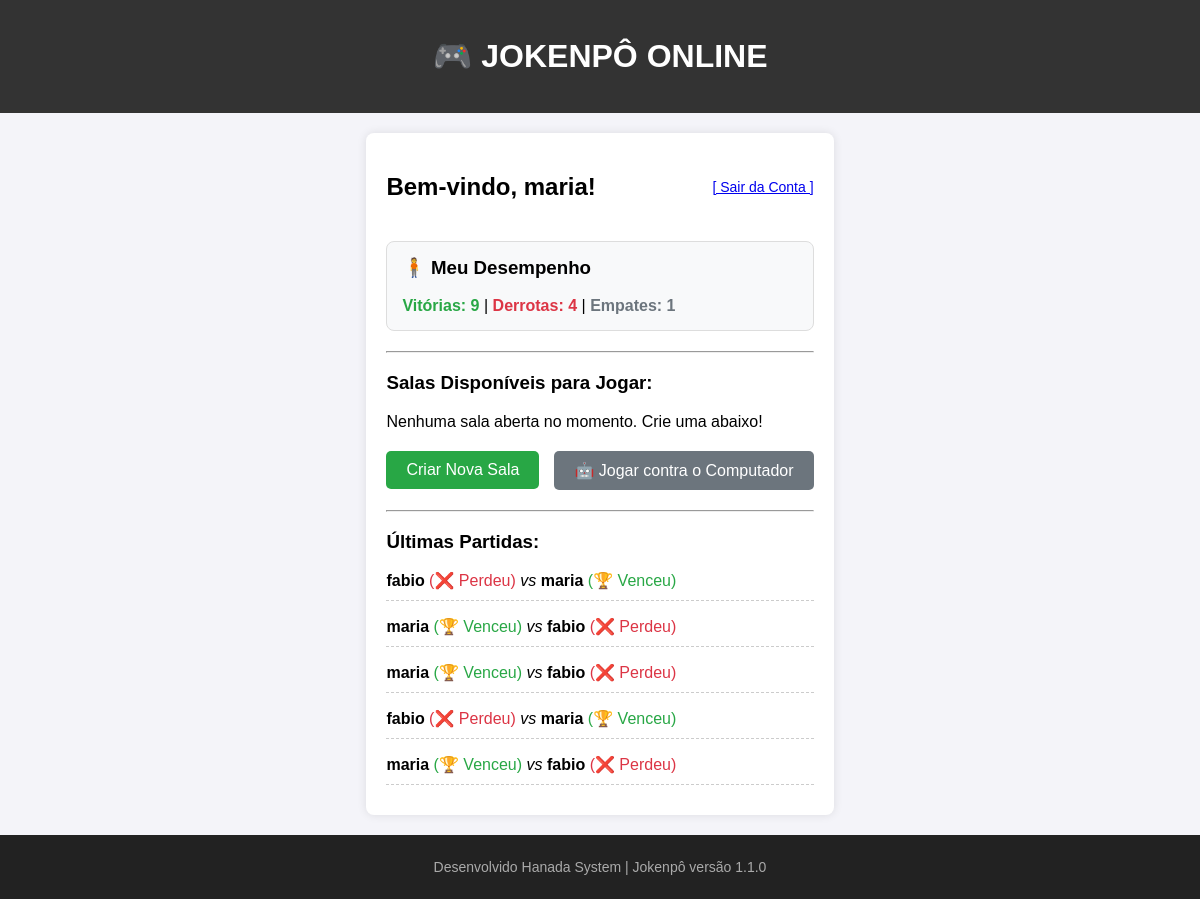
The page / (signed in) on the database as committed earlier.
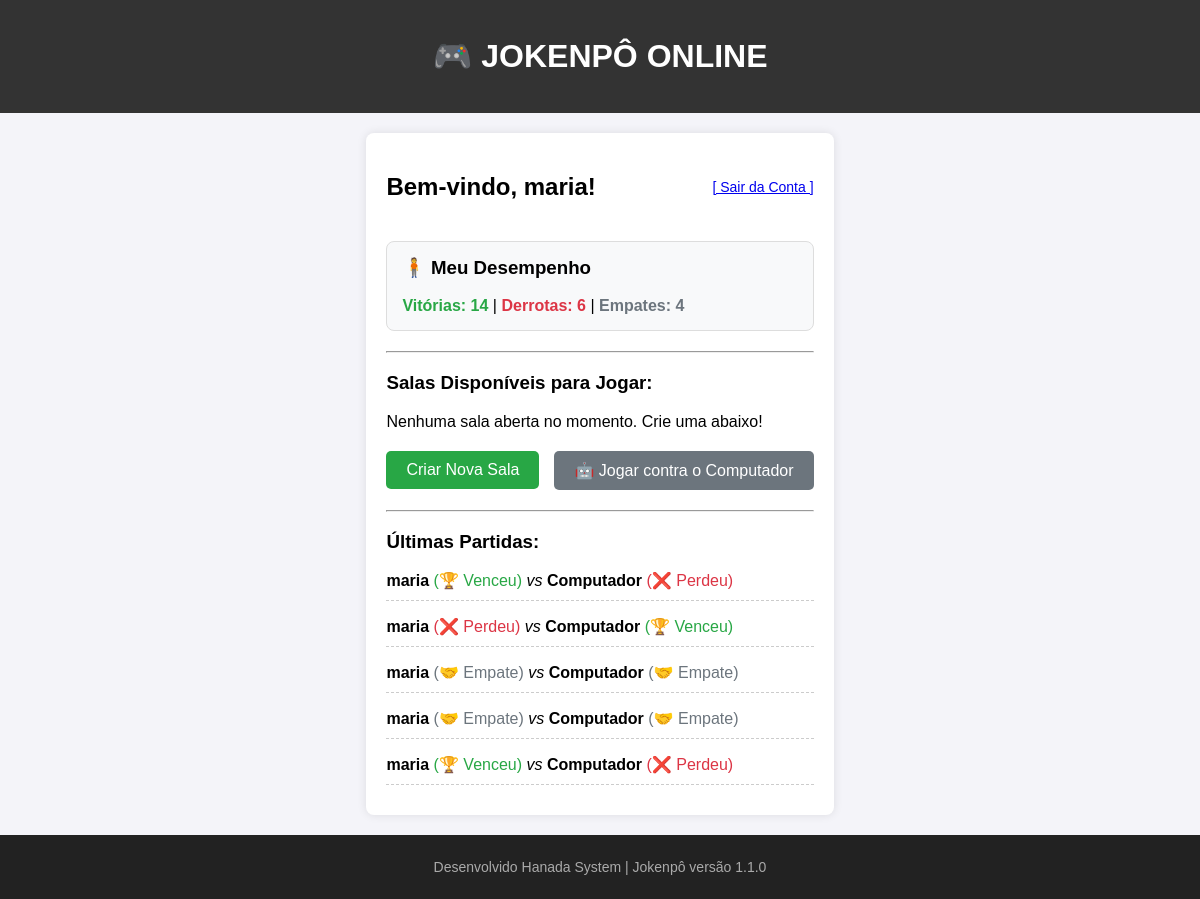
The same page on the database as committed later.
### jogo/models.py (models this page shows, shortened)
class Sala(models.Model):
    jogador1 = models.ForeignKey(User, related_name='jogos_como_j1', on_delete=models.CASCADE)
    jogador2 = models.ForeignKey(User, related_name='jogos_como_j2', on_delete=models.SET_NULL, null=True, blank=True)
    escolha_j1 = models.CharField(max_length=10, blank=True, null=True)
    escolha_j2 = models.CharField(max_length=10, blank=True, null=True)
    status = models.CharField(max_length=30, default='aguardando_oponente')
    resultado = models.CharField(max_length=20, blank=True, null=True)
    criado_em = models.DateTimeField(auto_now_add=True)

### jogo/views.py (the view)
# urls.py: 2. Add a URL to urlpatterns:  path('', views.home, name='home')
@login_required(login_url='/login/')
def home(request):
    usuario = request.user
    salas_aguardando = Sala.objects.filter(status='aguardando_oponente')
    partidas_finalizadas = Sala.objects.filter(
        (Q(jogador1=usuario) | Q(jogador2=usuario)) & Q(status__in=['finalizado', 'historico'])
    ).order_by('-criado_em')
    vitorias = 0
    derrotas = 0
    empates = 0
    for partida in partidas_finalizadas:
        if partida.resultado == 'empate':
            empates += 1
        elif (partida.jogador1 == usuario and partida.resultado == 'vitoria_j1') or \
             (partida.jogador2 == usuario and partida.resultado == 'vitoria_j2'):
            vitorias += 1
        else:
            derrotas += 1
    contexto = {
        'salas': salas_aguardando,
        'vitorias': vitorias,
        'derrotas': derrotas,
        'empates': empates,
        'historico': partidas_finalizadas[:5] # Pega apenas as últimas 5 partidas para não poluir a tela
    }
    return render(request, 'jogo/home.html', contexto)

### jogo/templates/jogo/home.html (shortened to what this page needs)
{% extends 'jogo/base.html' %}
{% block content %}
    <div>
        <div style="display: flex; justify-content: space-between; align-items: center;">
            <h2>Bem-vindo, {{ request.user.username }}!</h2>
            <a href="/login/" style="font-size: 14px;">[ Sair da Conta ]</a>
        </div>
        <div style="background: #f8f9fa; padding: 15px; border-radius: 8px; margin: 20px 0; border: 1px solid #ddd;">
            <h3 style="margin-top: 0;">🧍 Meu Desempenho</h3>
            <p style="font-size: 16px; margin-bottom: 0;">
                <strong style="color: #28a745;">Vitórias: {{ vitorias }}</strong> |
                <strong style="color: #dc3545;">Derrotas: {{ derrotas }}</strong> |
                <strong style="color: #6c757d;">Empates: {{ empates }}</strong>
            </p>
        </div>
        <hr>
        <h3>Salas Disponíveis para Jogar:</h3>
        {% if not salas %}
            <p>Nenhuma sala aberta no momento. Crie uma abaixo!</p>
        {% endif %}
        <div style="display: flex; gap: 15px; align-items: center; margin: 20px 0;">
            <form action="{% url 'criar_sala' %}" method="POST" style="margin: 0;">
                <button type="submit" style="padding: 10px 20px; background: #28a745; color: white; border: none; border-radius: 5px; cursor: pointer; font-size: 16px;">
                    Criar Nova Sala
                </button>
            </form>
            <form action="{% url 'criar_sala_computador' %}" method="POST" style="margin: 0;">
                <button type="submit" style="padding: 10px 20px; background: #6c757d; color: white; border: none; border-radius: 5px; cursor: pointer; font-size: 16px;">
                    🤖 Jogar contra o Computador
                </button>
            </form>
        </div>
        <hr>
        <h3>Últimas Partidas:</h3>
        <div style="margin-top: 15px;">
            {% for partida in historico %}
                <p style="border-bottom: 1px dashed #ccc; padding-bottom: 10px; margin-bottom: 10px;">
                    <b>{{ partida.jogador1.username }}</b>
                    {% if partida.resultado == 'vitoria_j1' %}
                        <span style="color: #28a745;">(🏆 Venceu)</span>
                    {% elif partida.resultado == 'vitoria_j2' %}
                        <span style="color: #dc3545;">(❌ Perdeu)</span>
                    {% elif partida.resultado == 'empate' %}
                        <span style="color: #6c757d;">(🤝 Empate)</span>
                    {% endif %}
                    <i> vs </i>
                    <b>{{ partida.jogador2.username }}</b>
                    {% if partida.resultado == 'vitoria_j2' %}
                        <span style="color: #28a745;">(🏆 Venceu)</span>
                    {% elif partida.resultado == 'vitoria_j1' %}
                        <span style="color: #dc3545;">(❌ Perdeu)</span>
                    {% elif partida.resultado == 'empate' %}
                        <span style="color: #6c757d;">(🤝 Empate)</span>
                    {% endif %}
                </p>
            {% empty %}
                <p>Nenhuma partida finalizada ainda.</p>
            {% endfor %}
        </div>
    </div>
{% endblock %}

### jogo/templates/jogo/base.html (shortened to what this page needs)
<!DOCTYPE html>
<html lang="pt-br">
<head>
</head>
<body>
    <header>
        <h1>🎮 JOKENPÔ ONLINE</h1>
    </header>
    <div class="container">
        {% block content %}
        {% endblock %}
    </div>
    <footer>
        <p>Desenvolvido Hanada System | Jokenpô versão 1.1.0</p>
    </footer>
</body>
</html>

### jogo/templates/jogo/base.html (style rules this page uses)
body { font-family: Arial, sans-serif; background-color: #f4f4f9; margin: 0; padding: 0; display: flex; flex-direction: column; min-height: 100vh; }
header { background-color: #333; color: white; text-align: center; padding: 1rem; }
.container { flex: 1; max-width: 600px; margin: 20px auto; background: white; padding: 20px; border-radius: 8px; box-shadow: 0 0 10px rgba(0,0,0,0.1); }
footer { background-color: #222; color: #aaa; text-align: center; padding: 10px 0; font-size: 14px; }

Rows that differ between the two databases and show on the page:
no longer on this page (row unchanged): Sala: jogador1.username "fabio", resultado "(❌ Perdeu)", jogador2.username "maria"
no longer on this page (row unchanged): Sala: jogador1.username "maria", resultado "(🏆 Venceu)", jogador2.username "fabio"
no longer on this page (row unchanged): Sala: jogador1.username "maria", resultado "(🏆 Venceu)", jogador2.username "fabio"
no longer on this page (row unchanged): Sala: jogador1.username "fabio", resultado "(❌ Perdeu)", jogador2.username "maria"
no longer on this page (row unchanged): Sala: jogador1.username "maria", resultado "(🏆 Venceu)", jogador2.username "fabio"
added Sala: jogador1.username "maria", resultado "(🏆 Venceu)", jogador2.username "Computador"
added Sala: jogador1.username "maria", resultado "(❌ Perdeu)", jogador2.username "Computador"
added Sala: jogador1.username "maria", resultado "(🤝 Empate)", jogador2.username "Computador"
added Sala: jogador1.username "maria", resultado "(🤝 Empate)", jogador2.username "Computador"
added Sala: jogador1.username "maria", resultado "(🏆 Venceu)", jogador2.username "Computador"
Other text that changed with them:
{{ vitorias }}: "9" → "14"
{{ derrotas }}: "4" → "6"
{{ empates }}: "1" → "4"
